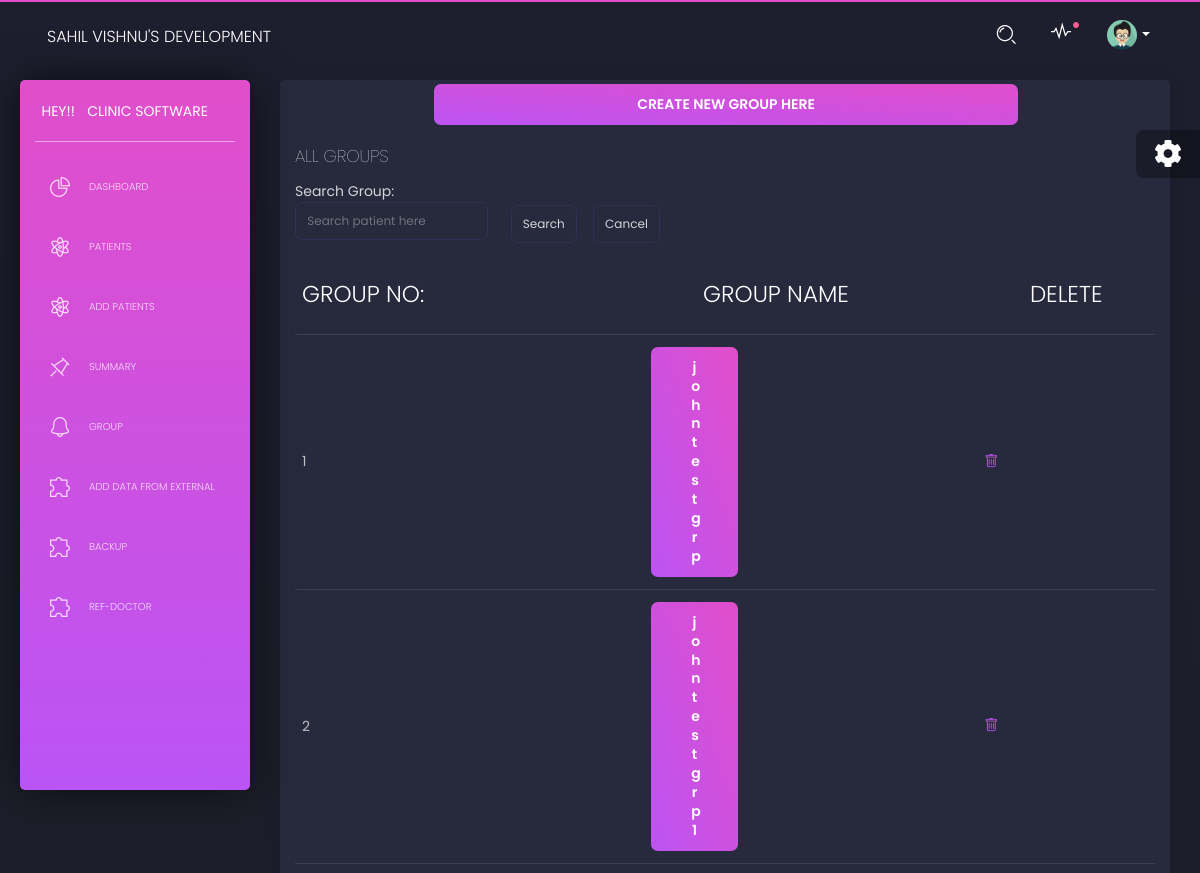
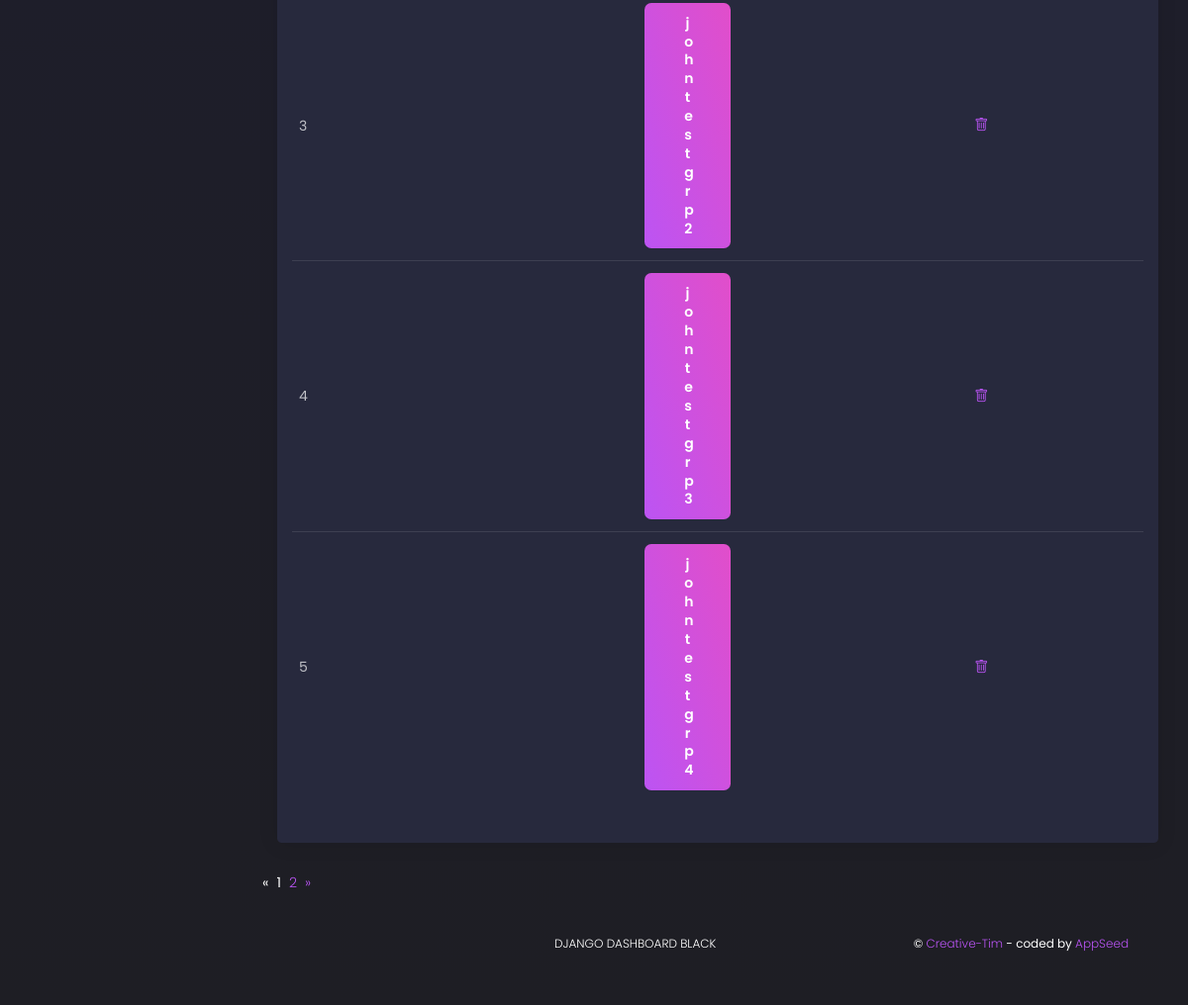
Page /all_group on the committed database (2 pictures, top to bottom).
### loginmodule/models.py (models this page shows, shortened)
class Patient_group(models.Model):
    gid = models.AutoField
    gname =  models.CharField(max_length=20)
    member = models.TextField(null=True)
    tfees = models.IntegerField(default=0)
    tpaid = models.IntegerField(default=0)
    tleft_from_patient=models.IntegerField(default=0)
    tleft_from_doc=models.IntegerField(default=0)

### loginmodule/views.py (the view)
# urls.py: path('all_group',views.all_group, name='all_group'),
def all_group(request):
    g = Patient_group.objects.all().order_by('id')
    paginator=Paginator(g, 5)
    page_number=request.GET.get('page')
    page_obj=paginator.get_page(page_number)
    return render(request,'home/all_group.html',{'group':g,'page_obj':page_obj})

### loginmodule/templates/home/all_group.html (shortened to what this page needs)
{% extends "layouts/base.html" %}
{% block content %}
<div class="row">
  <div class="col-md-12">
    <div class="card ">
        <div class="row">
            <div class="col-lg-8 ml-auto mr-auto">
              <div class="row">
                <div class="col-md-12">
                  <a href="{% url 'create_group' %}">
                  <button class="btn btn-primary btn-block" >CREATE NEW GROUP HERE</button>
                  </a>
                </div>
              </div>
            </div>
          </div>
      <div class="card-header">
        <h4 class="card-title"> ALL GROUPS</h4>
        <form action="{% url 'searchPatientGroup'%}" method="get" value="{{request.GET.q}}" >
          <div class="row">
            <div class="col-md-3">
              Search Group:<input type="text" class="form-control " name="q" placeholder="Search patient here"/>            </div>
            <div class="d-inline p-2 mt-3">
              <input type="submit" value="Search" name="submit" class="form-control">
            </div>
            <div class="d-inline p-2 mt-3">
              <a href="{%url 'all_group'%}"><button class="form-control " >Cancel</button></a>
            </div>
          </div>
        </form>
      </div>
      <div class="card-body">
        <div class="table-responsive">
          <table class="table tablesorter " id="">
            <thead class=" text-primary">
              <tr>
                <th>
                    <h3 class="card-title">GROUP NO:</h3>
                </th>
                <th class="text-center">
                    <h3 class="card-title"> GROUP NAME</h3>
                </th>
                <th class="text-center">
                  <h3 class="card-title"> DELETE</h3>
              </th>
              </tr>
            </thead>
            <tbody>
                {% for g in page_obj %}
              <tr>
                <td>
                    {{g.id}}
                </td>
                <td>
                    <div class="row">
                        <div class="col-lg-8 ml-auto mr-auto">
                          <div class="row">
                            <div class="col-md-5">
                              <a href="{% url 'particular_group' g.id %}">
                              <button class="btn btn-primary btn-block" >{{g.gname}} </button>
                              </a>
                            </div>
                          </div>
                        </div>
                      </div>
                </td>
                <td>
                  <a href="{% url 'deletegroup' g.id %}"><i class="bi bi-trash"></i></a>
                </td>
              </tr>
              {%endfor%}
            </tbody>
          </table>
        </div>
      </div>
    </div>
  </div>
  {% if page_obj.has_other_pages %}
  <ul class="pagination justify-content-center ">
    {% if page_obj.has_previous %}
    <li class="pr-3"><a href="?page={{ page_obj.previous_page_number }}">&laquo;</a></li>
  {% else %}
    <li class="disabled pr-2"><span>&laquo;</span></li>
  {% endif %}
  {% for i in page_obj.paginator.page_range %}
    {% if page_obj.number == i %}
      <li class="active pr-2"><span>{{ i }} <span class="sr-only">(current)</span></span></li>
    {% else %}
      <li class="pr-2"><a href="?page={{ i }}">{{ i }}</a></li>
    {% endif %}
  {% endfor %}
  {% if page_obj.has_next %}
    <li class="pr-2"><a href="?page={{ page_obj.next_page_number }}">&raquo;</a></li>
  {% else %}
    <li class="disabled pl-3"><span>&raquo;</span></li>
  {% endif %}
  </ul>
  {% endif %}
{% endblock content %}

### rows in the picture
Patient_group: id "1", gname "john test grp"
Patient_group: id "2", gname "john test grp 1"
Patient_group: id "3", gname "john test grp 2"
Patient_group: id "4", gname "john test grp 3"
Patient_group: id "5", gname "john test grp 4"

### other values in the picture
{{ i }} "1"
{{ i }} "2"
